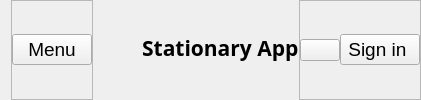
     <widget class="QWidget" name="header" native="true">
      <property name="minimumSize">
       <size>
        <width>0</width>
        <height>70</height>
       </size>
      </property>
      <layout class="QHBoxLayout" name="horizontalLayout_2">
       <property name="spacing">
        <number>0</number>
       </property>
       <property name="topMargin">
        <number>0</number>
       </property>
       <property name="rightMargin">
        <number>0</number>
       </property>
       <property name="bottomMargin">
        <number>0</number>
       </property>
       <item alignment="Qt::AlignmentFlag::AlignLeft">
        <widget class="QFrame" name="frame">
         <property name="frameShape">
          <enum>QFrame::Shape::StyledPanel</enum>
         </property>
         <property name="frameShadow">
          <enum>QFrame::Shadow::Raised</enum>
         </property>
         <layout class="QHBoxLayout" name="horizontalLayout_4">
          <property name="spacing">
           <number>0</number>
          </property>
          <property name="leftMargin">
           <number>0</number>
          </property>
          <property name="topMargin">
           <number>0</number>
          </property>
          <property name="rightMargin">
           <number>0</number>
          </property>
          <property name="bottomMargin">
           <number>0</number>
          </property>
          <item alignment="Qt::AlignmentFlag::AlignLeft">
           <widget class="QPushButton" name="menu_btn">
            <property name="font">
             <font>
              <pointsize>14</pointsize>
             </font>
            </property>
            <property name="cursor">
             <cursorShape>PointingHandCursor</cursorShape>
            </property>
            <property name="text">
             <string>Menu</string>
            </property>
            <property name="icon">
             <iconset theme="QIcon::ThemeIcon::AddressBookNew"/>
            </property>
            <property name="iconSize">
             <size>
              <width>20</width>
              <height>20</height>
             </size>
            </property>
           </widget>
          </item>
         </layout>
        </widget>
       </item>
       <item>
        <widget class="QLabel" name="label">
         <property name="font">
          <font>
           <family>Noto Serif Thai</family>
           <pointsize>16</pointsize>
           <bold>true</bold>
          </font>
         </property>
         <property name="text">
          <string>         Stationary App</string>
         </property>
        </widget>
       </item>
       <item alignment="Qt::AlignmentFlag::AlignRight">
        <widget class="QFrame" name="frame_2">
         <property name="frameShape">
          <enum>QFrame::Shape::StyledPanel</enum>
         </property>
         <property name="frameShadow">
          <enum>QFrame::Shadow::Raised</enum>
         </property>
         <layout class="QHBoxLayout" name="horizontalLayout_3">
          <property name="spacing">
           <number>0</number>
          </property>
          <property name="leftMargin">
           <number>0</number>
          </property>
          <property name="topMargin">
           <number>0</number>
          </property>
          <property name="rightMargin">
           <number>0</number>
          </property>
          <property name="bottomMargin">
           <number>0</number>
          </property>
          <item alignment="Qt::AlignmentFlag::AlignRight">
           <widget class="QPushButton" name="notifications">
            <property name="cursor">
             <cursorShape>PointingHandCursor</cursorShape>
            </property>
            <property name="text">
             <string/>
            </property>
            <property name="icon">
             <iconset theme="QIcon::ThemeIcon::AddressBookNew"/>
            </property>
           </widget>
          </item>
          <item alignment="Qt::AlignmentFlag::AlignRight">
           <widget class="QPushButton" name="signin">
            <property name="font">
             <font>
              <pointsize>14</pointsize>
             </font>
            </property>
            <property name="cursor">
             <cursorShape>PointingHandCursor</cursorShape>
            </property>
            <property name="text">
             <string>Sign in </string>
            </property>
           </widget>
          </item>
         </layout>
        </widget>
       </item>
      </layout>
     </widget>
